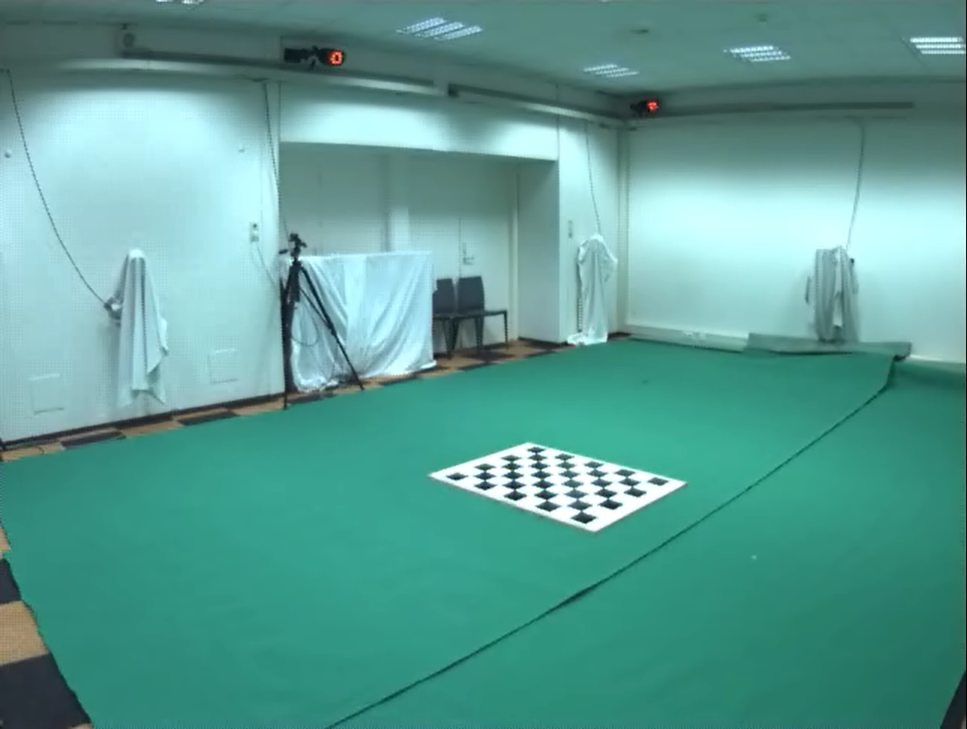
#> input picture Assignment2/extrinsics/cam1_e.png, 967 x 729 px, shrunk from 2122 x 1600 before the run, given in place of hsv_cam1_background.png, which was not available
$ python computeImgDiff.py
#> lines starting #> are read from the running program, lines starting #| are printed output that depends on the picture; pictures that were not available may be replaced by others from this repository, and a replacement may not be noted
import cv2


def computeImgDiff(background_img_path, foreground_img_path, write_path):
    # Load two images
    img1 = cv2.imread(background_img_path)
#> img1 is the input picture: shape (729, 967, 3); mean B, G, R 148.1, 156.9, 90.4
    img2 = cv2.imread(foreground_img_path)
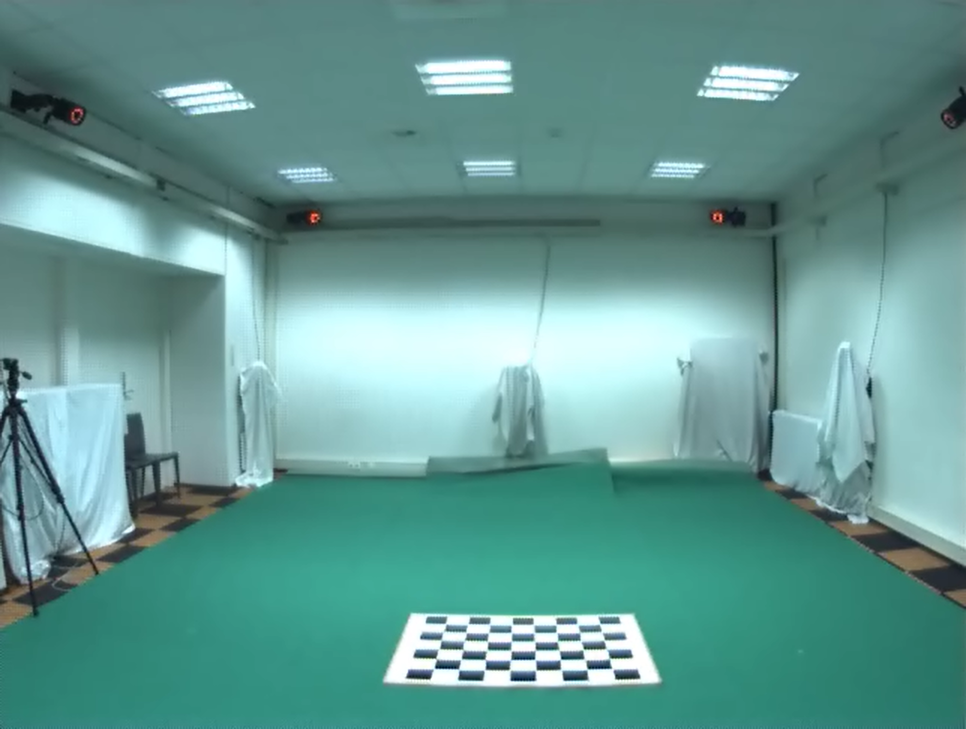
#> input picture Assignment2/extrinsics/cam2_e.png, 966 x 729 px, shrunk from 2120 x 1600 before the run, given in place of hsv_cam1_frame.png, which was not available
#> img2 is the input picture: shape (729, 966, 3); mean B, G, R 145.9, 151.7, 99.6

    # Convert the images to grayscale
    gray1 = cv2.cvtColor(img1, cv2.COLOR_BGR2GRAY)
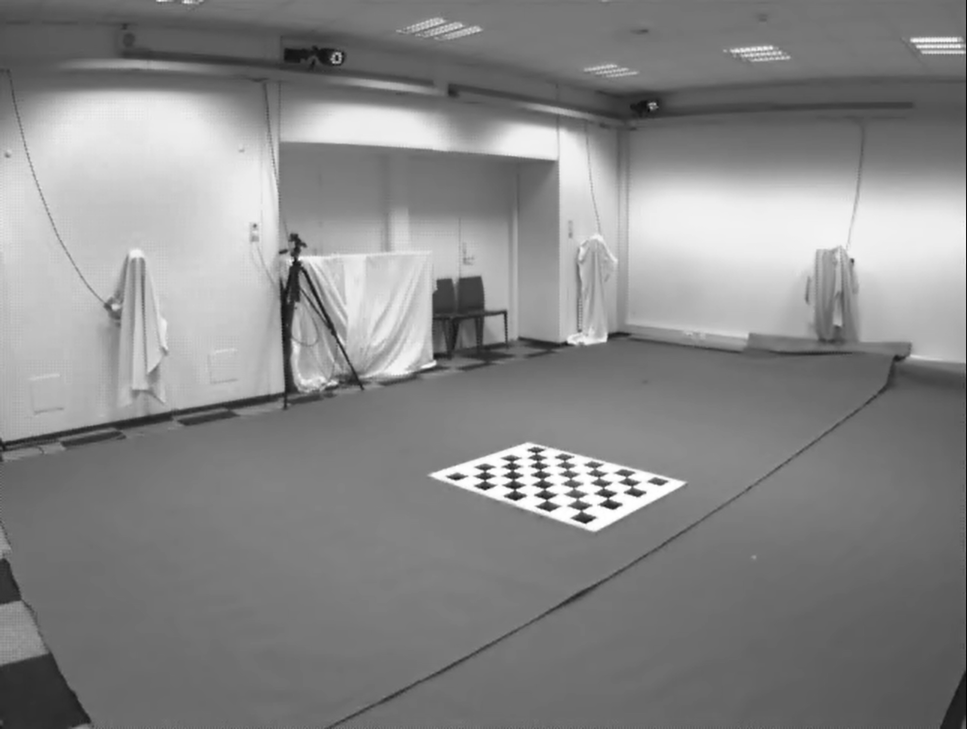
#> gray1: shape (729, 967); min 3, max 255, mean 136
    gray2 = cv2.cvtColor(img2, cv2.COLOR_BGR2GRAY)
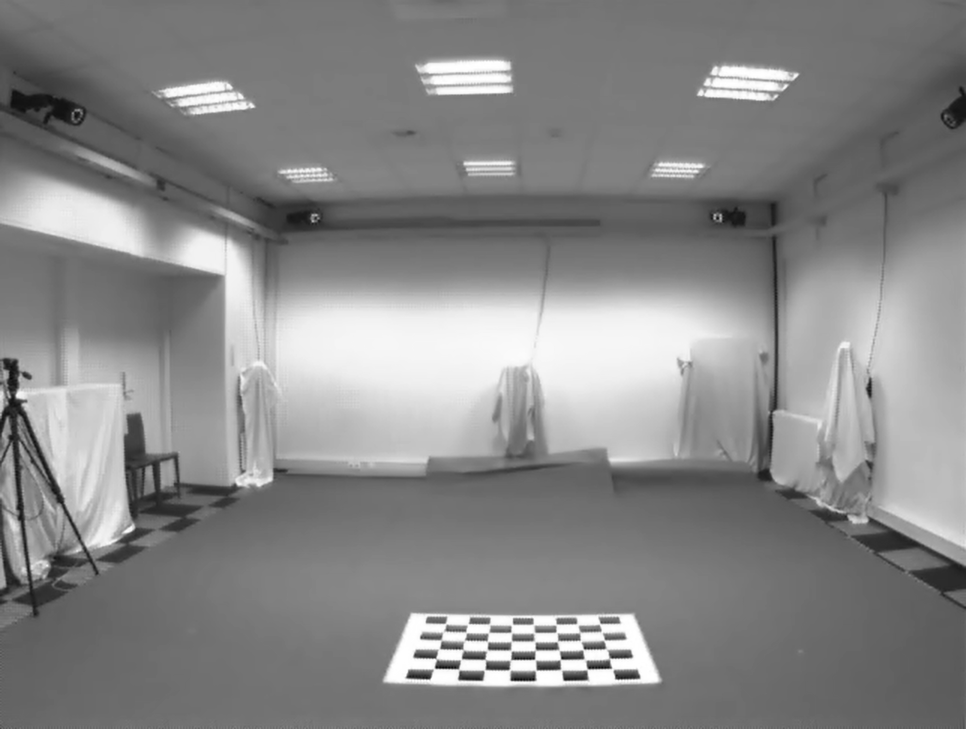
#> gray2: shape (729, 966); min 10, max 255, mean 135.5

    # Compute the absolute difference between the two grayscale images
#> (the run stopped early here; a loop or call above may not have finished)
